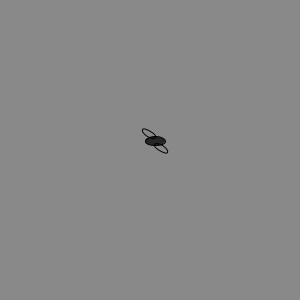
Frame 1 (no input)
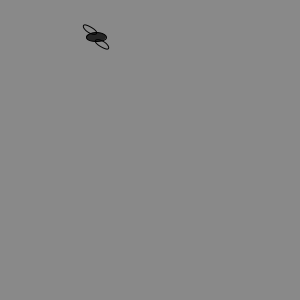
Frame 60 (the mouse pressed at the canvas centre just before this capture)
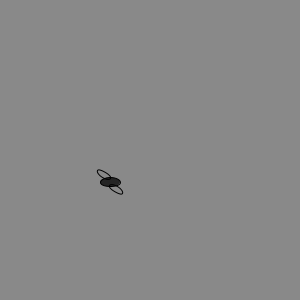
Frame 120 (the mouse held since frame 60 and released just before this capture)

The Processing sketch that drew these frames (run headless with seeded random() and noise(); from frame 60 on, the mouse is pressed at the canvas centre):

// Processing sketch: _012612FlyWalker
// ── _012612FlyWalker.pde
//Trying to create a class and object:refresh on processing

Gnat g;

void setup(){
  
  size(300,300);
  g = new Gnat();
//  background(137,137,137);
  frameRate(30);
}

void draw(){
  background(137,137,137);
  g.fly();
  g.display();
}



// ── Fly.pde
class Gnat {
  int x,y,ellipseRad;
  
  Gnat(){
    x=width/2;
    y=height/2;
    ellipseRad=20;
  }
  
  void display(){
    smooth();
    stroke(0);
//    fill(255,10);
//    rect(0,0,width,height);
    
    //Body
    ellipseMode(CENTER);
    fill(37,37,37);    
    ellipse(x,y,ellipseRad,ellipseRad/2.25);
    //WingBottom
    pushMatrix();
    translate(x+ellipseRad/3,y+ellipseRad/2.85);
    rotate(radians(30));
    noFill();
    ellipse(0,0,ellipseRad/1.25,ellipseRad/3);
    popMatrix();
    //WingTop
    pushMatrix();
    translate(x-ellipseRad/3,y-ellipseRad/2.85);
    rotate(radians(30));
    noFill();
    ellipse(0,0,ellipseRad/1.25,ellipseRad/3);
    popMatrix();
    
  }
  
  void fly(){
    int vx =int(random(-20,20));
    int vy =int(random(-20,20));
    x += vx;
    y += vy;
    x=constrain(x,0,width-5);
    y=constrain(y,0,height-5);
    }
}
    
